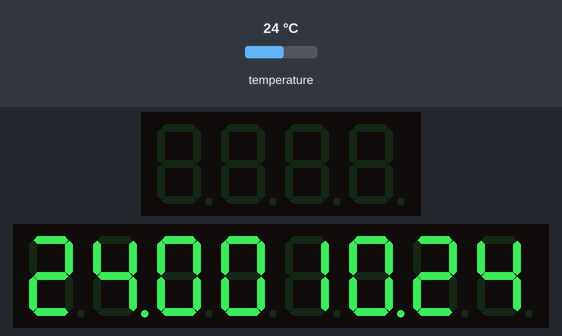
Bench run of a sketch on a simulated Arduino Uno, built with avr-gcc and run on an emulated ATmega328P. Parts: 4-digit seven-segment display, 8-digit seven-segment display. Inputs (shaded band) come from the test bench; at power-on: temperature 24 °C. The local clock reads 2024-03-15 10:24:30 at power-on unless the sketch sets it.

Above: at 2.2 s.
2.3 s: temperature set to 12 °C
At 3.8 s:
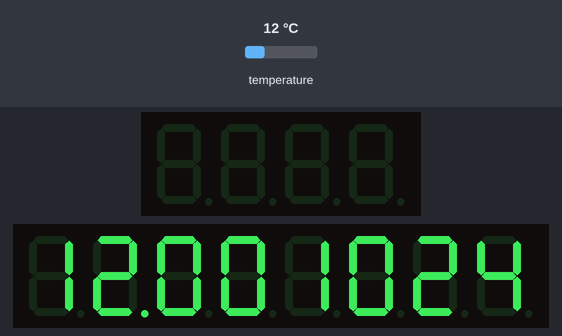
4.5 s: temperature set to 19 °C
At 5.5 s:
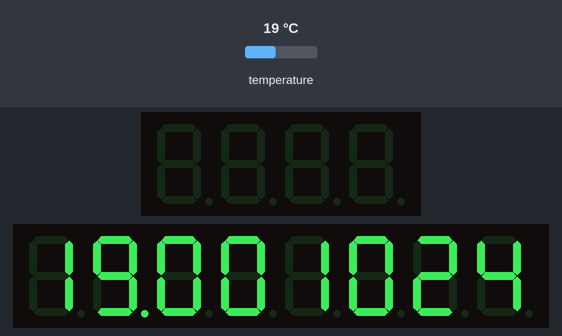
6.5 s: temperature set to 28 °C
At 7.8 s:
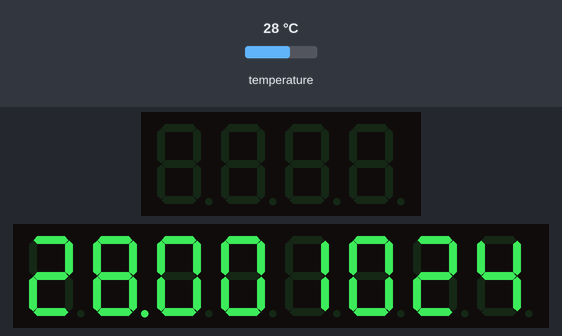
Timing chart, 0 to 9.5 s (numbered marks = the images above; inputs shaded):
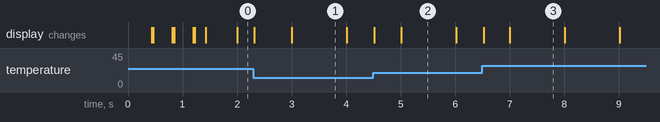

Measured:
- after the input at 2.3 s, the display: first changes at once (image 1 shows a later state)
- after the input at 4.5 s, the display: first changes at once (image 2 shows a later state)
- after the input at 6.5 s, the display: first changes at once (image 3 shows a later state)

The sketch:

Clock2.ino
```cpp
/*
 * WIRING
 * Now we create a new LedControl.
 * We use pins 12,11 and 10 on the Arduino for the SPI interface
 * Pin 12 is connected to the DATA IN-pin of the first MAX7221
 * Pin 11 is connected to the CLK-pin of the first MAX7221
 * Pin 10 is connected to the LOAD(/CS)-pin of the first MAX7221
 * There will only be a single MAX7221 attached to the arduino
 *
 * 14 Sgmt LED SCL,SDA
 * DS3231 SCL,SDA
 */

#include <DS3231.h>
#include <gfxfont.h>
#include <LedControl.h>
#include <Wire.h>
#include <Adafruit_GFX.h>
#include <Adafruit_LEDBackpack.h>

DS3231 clock;

LedControl lc = LedControl(12, 11, 10, 1);
Adafruit_AlphaNum4 alpha4 = Adafruit_AlphaNum4();

void setup() {
	lc.shutdown(0, false);
	lc.setIntensity(0, 1);
	lc.clearDisplay(0);

	Wire.begin();
	alpha4.begin(0x70);
	alpha4.clear();
	alpha4.setBrightness(0);

	clock.begin();

}

void printNumber(int v) {
	int ones;
	int tens;
	int hundreds;
	int thousands;

	ones = v % 10;
	v = v / 10;
	tens = v % 10;
	v = v / 10;
	hundreds = v % 10;
	v = v / 10;
	thousands = v;

	//Now print the number digit by digit
	lc.setDigit(0, 7, (byte)thousands, false);
	lc.setDigit(0, 6, (byte)hundreds, true);
	lc.setDigit(0, 5, (byte)tens, false);
	lc.setDigit(0, 4, (byte)ones, false);
}

void printClock() {
	int ones;
	int tens;

	RTCDateTime now = clock.getDateTime();

	int min = now.minute;
	ones = min % 10;
	min = min / 10;
	tens = min % 10;
	lc.setDigit(0, 0, (byte)ones, false);
	lc.setDigit(0, 1, (byte)tens, false);


	int hour = now.hour;
	ones = hour % 10;
	hour = hour / 10;
	tens = hour % 10;

	if (now.second % 2 == 0)
	{
		lc.setDigit(0, 2, (byte)ones, true);
	}
	else
	{
		lc.setDigit(0, 2, (byte)ones, false);
	}

	lc.setDigit(0, 3, (byte)tens, false);

	delay(10);
}


char displaybuffer[5] = { '/', '-', '\\', '|' };

void loop() {

	printNumber(clock.readTemperature() * 100);


	RTCDateTime now = clock.getDateTime();

	printClock();

	if (now.second == 0 || now.second == 30)
	{
		for (int y = 0; y <= 10; y++)
		{
			for (int i = 0; i <= 3; i++)
			{
				// set every digit to the buffer
				alpha4.writeDigitAscii(0, displaybuffer[i]);
				alpha4.writeDigitAscii(1, displaybuffer[i]);
				alpha4.writeDigitAscii(2, displaybuffer[i]);
				alpha4.writeDigitAscii(3, displaybuffer[i]);

				// write it out!
				alpha4.writeDisplay();
				delay(30);
			}
		}
	}
	alpha4.writeDigitAscii(0, ' ');
	alpha4.writeDigitAscii(1, ' ');
	alpha4.writeDigitAscii(2, ' ');
	alpha4.writeDigitAscii(3, ' ');
	alpha4.writeDisplay();
}
```
